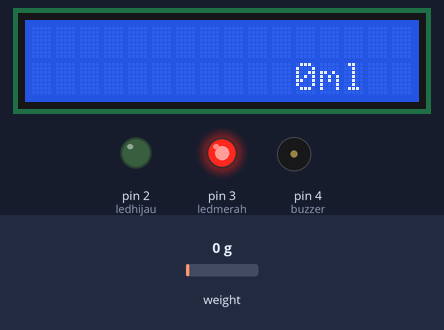
This sketch was run on a simulated Arduino Mega 2560, built with avr-gcc and run on an emulated ATmega2560. On the bench: 16×2 character LCD, output pins drawn as LEDs (lit = HIGH), buzzer (waves = sounding, pin HIGH). The inputs (shaded band) are chosen by the test bench; at power-on: weight on the scale 0 g. WiFi joins after 1.5 s; servers stay silent unless stated; uploads are accepted with an empty reply; what the sketch prints to the serial monitor is not drawn.

Above: at 3.8 s.
3.9 s: weight on the scale set to 153 g
At 5.4 s:
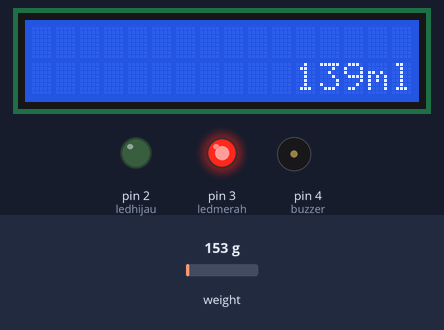
6.4 s: weight on the scale set to 176 g
At 17.3 s:
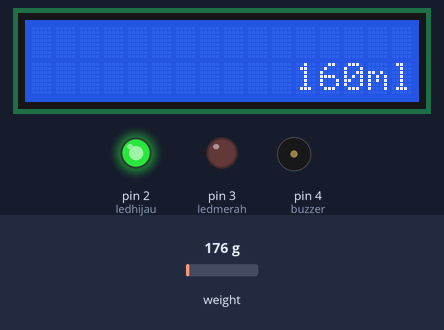
Timing chart, 0 to 17.8 s (numbered marks = the images above; inputs shaded):
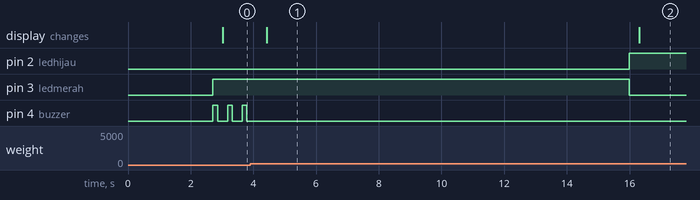

The sketch:

Final_Program_Infus_Iot_Database_Mega2560_WifiModule.ino
```cpp
#include "WiFiEsp.h"
#include <ArduinoJson.h>
#ifndef HAVE_HWSERIAL1
#include "SoftwareSerial.h"
SoftwareSerial Serial1(6, 7);
#endif
char ssid[] = "SAWALA";
char pass[] = "tanyapaksatpam";
char server[] = "192.168.1.16";
int status = WL_IDLE_STATUS;
WiFiEspClient client;
unsigned long lastConnectionTime = 0;
const unsigned long postingInterval = 5000L;
String namapasien;
String ruangpasien;

#include "HX711.h"
#define DOUT  A0
#define CLK  A1
HX711 scale(DOUT, CLK);
float calibration_factor = -344.10;
int GRAM;
int ML;

#include <LiquidCrystal_I2C.h>
LiquidCrystal_I2C lcd(0x27, 16, 2);

byte ledhijau = 2;
byte ledmerah = 3;
byte buzzer = 4;

int count;
int count1;
int count2;
int count3;
String KET;

void printWifiStatus() {
  WiFi.init(&Serial1);
  if (WiFi.status() == WL_NO_SHIELD) {
    Serial.println("WiFi shield not present");
    while (true);
  }
  while ( status != WL_CONNECTED) {
    Serial.print("Attempting to connect to WPA SSID: ");
    Serial.println(ssid);
    status = WiFi.begin(ssid, pass);
  }
  Serial.println("You're connected to the network");
  Serial.print("SSID: ");
  Serial.println(WiFi.SSID());
  IPAddress ip = WiFi.localIP();
  Serial.print("IP Address: ");
  Serial.println(ip);
  long rssi = WiFi.RSSI();
  Serial.print("Signal strength (RSSI):");
  Serial.print(rssi);
  Serial.println(" dBm");
}

void setup() {
  Serial.begin(9600);
  lcd.begin();

  pinMode(ledhijau, OUTPUT);
  pinMode(ledmerah, OUTPUT);
  pinMode(buzzer, OUTPUT);
  scale.set_scale();
  scale.tare();

  Serial1.begin(115200);
  printWifiStatus();
}

void loop() {
  scale.set_scale(calibration_factor);
  GRAM = scale.get_units(), 4;
  ML = map(GRAM, 0, 550, 0, 500);
  Serial.println(ML);

  if (ML > 500) {
    ML = 500;
  }
  if (ML < 1) {
    ML = 0;
  }

  if (ML > 151 & ML < 550) {
    KET = "Masih%20Penuh";
    count1++;
    count2 = 0;
    count3 = 0;
    digitalWrite(ledhijau, HIGH);
    digitalWrite(ledmerah, LOW);
    digitalWrite(buzzer, LOW);
    delay(300);
    if (count1 == 1) {
      count = 1;
    }
  }

  if (ML < 151 & ML > 51) {
    KET = "Tinggal%20Setengah";
    count1 = 0;
    count2++;
    count3 = 0;
    digitalWrite(ledhijau, LOW);
    digitalWrite(ledmerah, HIGH);
    digitalWrite(buzzer, LOW);
    delay(300);
    if (count2 == 1) {
      count = 1;
    }
  }

  if (ML < 51) {
    KET = "Kosong";
    count1 = 0;
    count2 = 0;
    count3++;
    digitalWrite(ledhijau, LOW);
    digitalWrite(ledmerah, HIGH);
    digitalWrite(buzzer, HIGH);
    delay(150);
    digitalWrite(buzzer, LOW);
    delay(150);
    if (count3 == 1) {
      count = 1;
    }
  }


  //...................................................

  else {
//    lcd.setCursor(0, 0);
//    lcd.print("  no Connected  ");
//    lcd.setCursor(0, 1);
//    lcd.print("   To Server   ");
  }


  lcd.setCursor(0, 0);
  lcd.print(namapasien);
  lcd.print("     ");
  lcd.setCursor(0, 1);
  lcd.print(ruangpasien);
  lcd.print("      ");
  lcd.setCursor(11,1);
  lcd.print(ML);
  lcd.print("ml  ");
  delay(50);

  while (client.available()) {
    char c = client.read();
    Serial.write(c);
  }
  if (millis() - lastConnectionTime > postingInterval) {
    httpRequest();
    AMBILDATA();
  }


}

//*****************************HTTP REQUEST********************//
void httpRequest() {
  Serial.println();
  client.stop();
  if (client.connect(server, 80)) {
    if (count == 1) {
      client.print("GET /infus/data.php?");
      client.print("ml=");
      client.print(ML);
      client.print("&ket=");
      client.print(KET);
      client.println(" HTTP/1.1");
      client.print("Host: ");
      client.println(server);
      client.println("Connection: close");
      client.println();
      count = 0;
    }
    lastConnectionTime = millis();
  }
  else {
    Serial.println("Connection failed");
  }
}

//***************************AMBIL DATA******************//
void AMBILDATA() {
  client.stop();
  Serial.println(F("Connecting..."));

  WiFiEspClient client;
  client.setTimeout(10000);
  if (!client.connect(server, 80)) {
    Serial.println(F("Connection failed"));
    return;
  }

  Serial.println(F("Connected!"));

  client.println(F("GET /infus/parser.php HTTP/1.0"));
  client.println(F("Host:  192.168.1.7"));
  client.println(F("Connection: close"));

  if (client.println() == 0) {
    Serial.println(F("Failed to send request"));
    return;
  }

  char status[32] = {0};
  client.readBytesUntil('\r', status, sizeof(status));
  if (strcmp(status, "HTTP/1.1 200 OK") != 0) {
    Serial.print(F("Unexpected response: "));
    Serial.println(status);
    return;
  }

  char endOfHeaders[] = "\r\n\r\n";
  if (!client.find(endOfHeaders)) {
    Serial.println(F("Invalid response"));
    return;
  }

  const size_t capacity = JSON_OBJECT_SIZE(3) + 60;
  DynamicJsonBuffer jsonBuffer(capacity);

  JsonObject& root = jsonBuffer.parseObject(client);
  if (!root.success()) {
    Serial.println(F("Parsing failed!"));
    return;
  }


  Serial.println(F("Response:"));
  namapasien = root["namapasien"].as<char*>();
  ruangpasien = root["ruangpasien"].as<char*>();

  lastConnectionTime = millis();
}
```

Measured:
- the behaviour switches between 167 and 168 g on weight on the scale (found by bisection; images 1 and 2)
- after the input at 3.9 s, pin 4 (buzzer): stops changing and stays LOW; the display: changes after 0.53 s (image 1)
- after the input at 6.4 s, pin 2 (ledhijau): LOW → HIGH after 9.6 s; pin 3 (ledmerah): HIGH → LOW after 9.6 s; the display: changes after 9.9 s (image 2)
- by itself, pin 4 (buzzer): alternates HIGH for 0.15 s and LOW for 0.32 s
